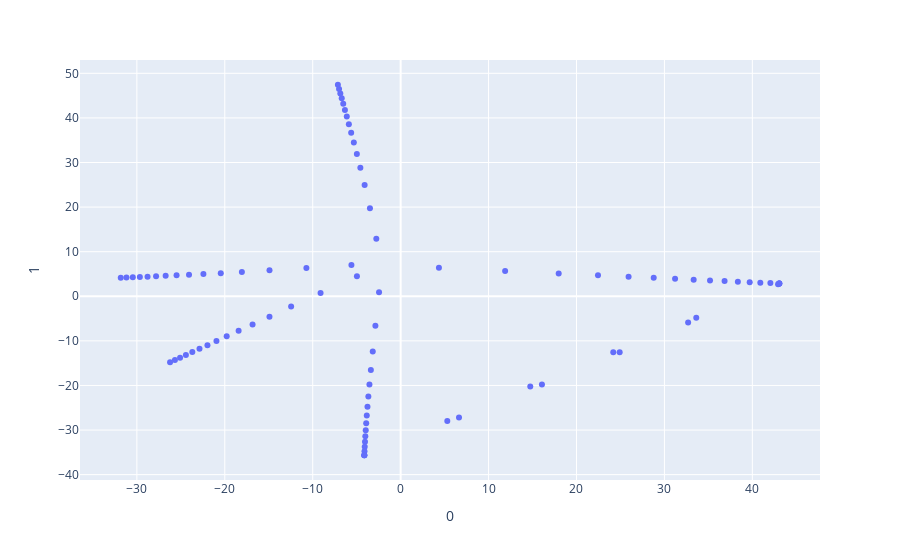

Notebook cell for this chart:
### Code cell
ilknoktalar45 = ilkdogrunoktalari45.copy()

for i in range(7):
    ilknoktalar45[i][0] = ilknoktalar45[i][0].flatten()
    ilknoktalar45[i][1] = ilknoktalar45[i][1].flatten()
    ilknoktalar45[i][2] = ilknoktalar45[i][2].flatten()
    ilknoktalar45[i][3] = ilknoktalar45[i][3].flatten()

Xaralist45= []
for i in range(7):
    Xaralist45.append(np.hstack((ilknoktalar45[i][0],ilknoktalar45[i][1],ilknoktalar45[i][2],ilknoktalar45[i][3])))



sonnoktalar45 = tümNoktalarim.copy()

for i in range(7):
    sonnoktalar45[i][0] = sonnoktalar45[i][0].flatten()
    sonnoktalar45[i][1] = sonnoktalar45[i][1].flatten()
    sonnoktalar45[i][2] = sonnoktalar45[i][2].flatten()
    sonnoktalar45[i][3] = sonnoktalar45[i][3].flatten()

Xsonaralist45= []
for i in range(7):
    Xsonaralist45.append(np.hstack((sonnoktalar45[i][0],sonnoktalar45[i][1],sonnoktalar45[i][2],sonnoktalar45[i][3])))




Xaralist45 = np.array(Xaralist45)
Xsonaralist45 = np.array(Xsonaralist45)
alldizi = np.vstack((Xlist,Xaralist45,Xsonaralist45))

X = alldizi

pca = PCA(n_components=2)
components = pca.fit_transform(X)

fig = px.scatter(components, x=0, y=1)
fig.show()

### Figure 1 — Plotly figure (JSON) as saved in the notebook; plotly's stock layout.template omitted (floating-point values rounded to 4 significant figures)
{"data": [{"hovertemplate": "0=%{x}<br>1=%{y}<extra></extra>", "legendgroup": "", "marker": {"color": "#636efa", "symbol": "circle"}, "mode": "markers", "name": "", "orientation": "v", "showlegend": false, "type": "scatter", "x": [-5.598, -10.72, -14.91, -18.06, -20.46, -22.43, -24.07, -25.48, -26.72, -27.81, -28.79, -29.66, -30.46, -31.18, -31.83, -4.971, -9.106, -12.46, -14.92, -16.84, -18.43, -19.78, -20.95, -21.97, -22.88, -23.69, -24.42, -25.09, -25.67, -26.22, -2.767, -3.488, -4.095, -4.581, -4.98, -5.323, -5.626, -5.888, -6.124, -6.336, -6.528, -6.701, -6.858, -7.002, -7.136, -2.457, -2.871, -3.173, -3.388, -3.548, -3.672, -3.771, -3.85, -3.916, -3.972, -4.016, -4.054, -4.085, -4.111, -4.133, 4.355, 11.88, 17.98, 22.45, 25.93, 28.78, 31.21, 33.33, 35.19, 36.84, 38.35, 39.7, 40.91, 42.05, 43.06, -4.133, 5.306, 14.74, 24.18, 33.62, 43.06, 43.06, -4.133, 6.639, 16.07, 24.91, 32.7, 42.93, 43.06], "xaxis": "x", "y": [6.991, 6.365, 5.834, 5.453, 5.182, 4.977, 4.819, 4.688, 4.576, 4.481, 4.397, 4.323, 4.257, 4.199, 4.146, 4.511, 0.7457, -2.317, -4.563, -6.318, -7.757, -8.987, -10.04, -10.96, -11.78, -12.51, -13.17, -13.77, -14.29, -14.79, 12.91, 19.72, 24.93, 28.82, 31.89, 34.47, 36.69, 38.6, 40.3, 41.8, 43.16, 44.39, 45.5, 46.5, 47.44, 0.8885, -6.631, -12.4, -16.56, -19.81, -22.5, -24.79, -26.74, -28.48, -30.03, -31.39, -32.62, -33.73, -34.73, -35.65, 6.399, 5.674, 5.109, 4.703, 4.391, 4.135, 3.917, 3.728, 3.562, 3.414, 3.279, 3.16, 3.053, 2.953, 2.864, -35.65, -27.95, -20.24, -12.54, -4.839, 2.864, 2.864, -35.65, -27.16, -19.76, -12.58, -5.885, 2.672, 2.864], "yaxis": "y"}], "layout": {"legend": {"tracegroupgap": 0}, "margin": {"t": 60}, "xaxis": {"anchor": "y", "domain": [0, 1], "title": {"text": "0"}}, "yaxis": {"anchor": "x", "domain": [0, 1], "title": {"text": "1"}}}}
